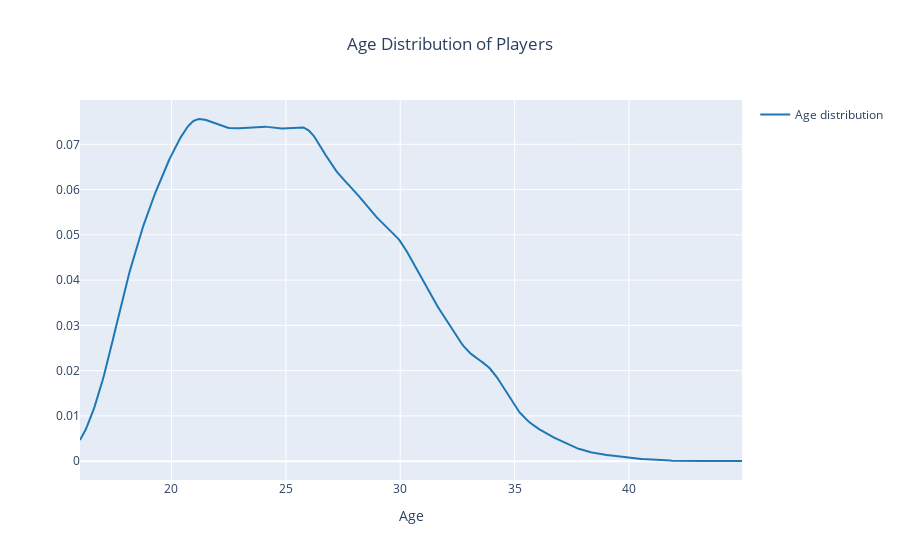

Notebook source saved alongside this figure:
### Markdown cell above
### Distribution of Age

### Code cell
# Create the distribution plot
fig = ff.create_distplot([df['Age'].tolist()], group_labels=['Age distribution'], show_hist=False, show_rug=False)

# Add title and axis labels
fig.update_layout(
    title_text='Age Distribution of Players', 
    title_x=0.5,
    xaxis_title='Age'
)

# Show the plot
fig.show()

### Figure 1 — Plotly figure (JSON) as saved in the notebook; plotly's stock layout.template omitted (floating-point values rounded to 4 significant figures; data arrays with more than 128 entries replaced by an {"elided": "..."} marker saying what was removed)
{"data": [{"legendgroup": "Age distribution", "marker": {"color": "rgb(31, 119, 180)"}, "mode": "lines", "name": "Age distribution", "showlegend": true, "type": "scatter", "x": {"elided": "500 float values"}, "xaxis": "x", "y": {"elided": "500 float values"}, "yaxis": "y"}], "layout": {"autosize": true, "barmode": "overlay", "hovermode": "closest", "legend": {"traceorder": "reversed"}, "title": {"text": "Age Distribution of Players", "x": 0.5}, "xaxis": {"anchor": "y2", "autorange": true, "domain": [0, 1], "range": [16, 44.94], "title": {"text": "Age"}, "type": "linear", "zeroline": false}, "yaxis": {"anchor": "free", "autorange": true, "domain": [0, 1], "position": 0, "range": [-0.004165, 0.07979], "type": "linear"}}}
